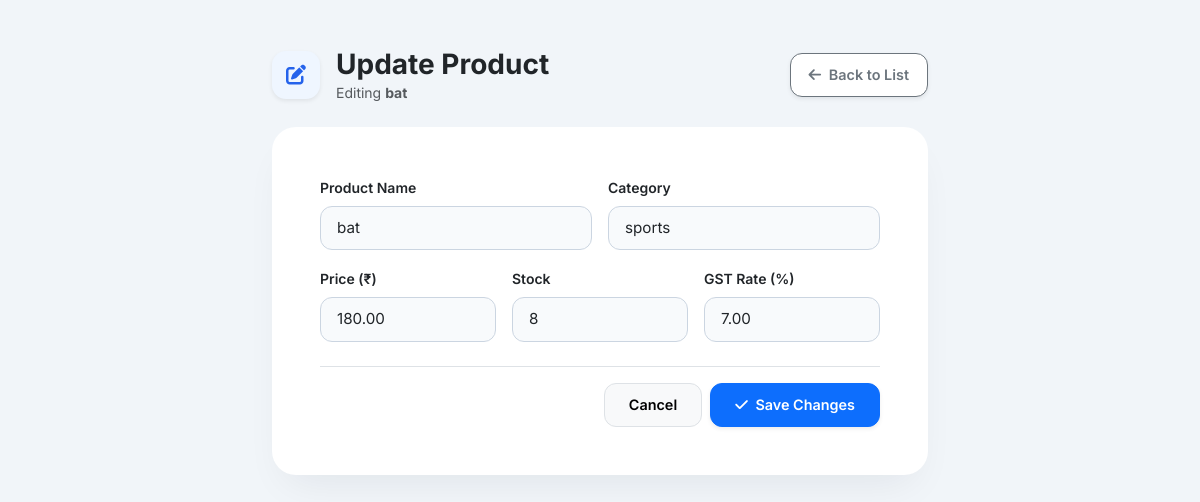
Screenshot of /products/7/update/ (signed in) with the database file from the repository.
### billing_app/models.py (models this page shows, shortened)
class Product(models.Model):
    distributor = models.ForeignKey(User, on_delete=models.CASCADE)
    name = models.CharField(max_length=100)
    category = models.CharField(max_length=100, blank=True)
    price = models.DecimalField(max_digits=10, decimal_places=2)
    stock = models.IntegerField()
    gst_rate = models.DecimalField(max_digits=5, decimal_places=2, default=0.00)
    created_at = models.DateTimeField(auto_now_add=True)

### billing_app/views.py (the view, shortened to what this page needs)
# urls.py: path('products/<int:pk>/update/', views.update_product, name='update_product'),
@login_required(login_url='login')
def update_product(request, pk):
    product = get_object_or_404(Product, pk=pk, distributor=request.user)
    return render(request, 'billing_app/update_product.html', {'product': product})

### billing_app/templates/billing_app/update_product.html (shortened to what this page needs)
<!DOCTYPE html>
<html lang="en">
<head>
    <link href="https://cdn.jsdelivr.net/npm/bootstrap@5.3.0/dist/css/bootstrap.min.css" rel="stylesheet">
    <link rel="stylesheet" href="https://cdnjs.cloudflare.com/ajax/libs/font-awesome/6.4.0/css/all.min.css">
</head>
<body class="py-5">
    <div class="container" style="max-width: 680px;">
        <div class="d-flex justify-content-between align-items-center mb-4">
            <div class="d-flex align-items-center gap-3">
                <div class="header-badge shadow-sm">
                    <i class="fa-solid fa-pen-to-square"></i>
                </div>
                <div>
                    <h3 class="fw-bold text-dark mb-0">Update Product</h3>
                    <p class="text-muted small mb-0">Editing <strong>{{ product.name }}</strong></p>
                </div>
            </div>
            <a href="{% url 'product_list' %}" class="btn btn-outline-secondary btn-custom bg-white shadow-sm">
                <i class="fa-solid fa-arrow-left me-1"></i> Back to List
            </a>
        </div>
        <div class="card main-card p-4 p-md-5">
            <form method="POST">
                <div class="row g-3">
                    <div class="col-md-6">
                        <label class="form-label fw-semibold small">Product Name</label>
                        <input type="text" name="name" class="form-control" value="{{ product.name }}" required>
                    </div>
                    <div class="col-md-6">
                        <label class="form-label fw-semibold small">Category</label>
                        <input type="text" name="category" class="form-control" value="{{ product.category|default:'' }}">
                    </div>
                    <div class="col-md-4">
                        <label class="form-label fw-semibold small">Price (₹)</label>
                        <input type="number" step="0.01" name="price" class="form-control" value="{{ product.price }}" required>
                    </div>
                    <div class="col-md-4">
                        <label class="form-label fw-semibold small">Stock</label>
                        <input type="number" name="stock" class="form-control" value="{{ product.stock }}" required>
                    </div>
                    <div class="col-md-4">
                        <label class="form-label fw-semibold small">GST Rate (%)</label>
                        <input type="number" step="0.01" name="gst_rate" class="form-control" value="{{ product.gst_rate }}">
                    </div>
                </div>
                <div class="d-flex justify-content-end gap-2 mt-4 pt-3 border-top">
                    <a href="{% url 'product_list' %}" class="btn btn-light btn-custom border px-4">Cancel</a>
                    <button type="submit" class="btn btn-primary btn-custom px-4 shadow-sm">
                        <i class="fa-solid fa-check me-1"></i> Save Changes
                    </button>
                </div>
            </form>
        </div>
    </div>
</body>
</html>

### billing_app/templates/billing_app/update_product.html (style rules this page uses)
body { font-family: 'Inter', sans-serif; background-color: #f1f5f9; color: #1e293b; }
.main-card { border: none; border-radius: 24px; box-shadow: 0 20px 40px -15px rgba(15, 23, 42, 0.08); background: #ffffff; }
.header-badge { width: 48px; height: 48px; background: #eff6ff; color: #2563eb; border-radius: 14px; display: inline-flex; align-items: center; justify-content: center; font-size: 1.25rem; }
.form-control { border-radius: 12px; padding: 10px 16px; border: 1px solid #cbd5e1; background-color: #f8fafc; font-size: 0.95rem; }
.btn-custom { border-radius: 12px; padding: 10px 18px; font-weight: 600; font-size: 0.9rem; }

### rows the page displays
Product: name "bat", category "sports", price "180.00", stock "8", gst_rate "7.00"
